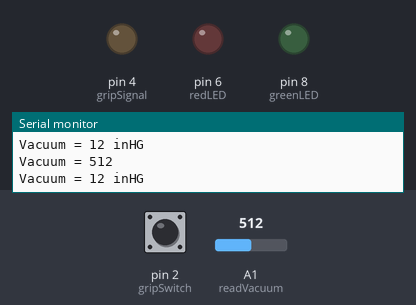
The sketch below on a simulated Arduino Uno, built with avr-gcc and run on an emulated ATmega328P. On the bench: output pins drawn as LEDs (lit = HIGH), the last lines printed to the serial monitor. Dashed ring = blinking. Inputs (shaded band) come from the test bench; at power-on: pin 2 (gripSwitch) HIGH, A1 (readVacuum) = 512.

Above: at 1.2 s.
1.3 s: pin 2 (gripSwitch) pulled LOW for 1 s
At 1.56 s:
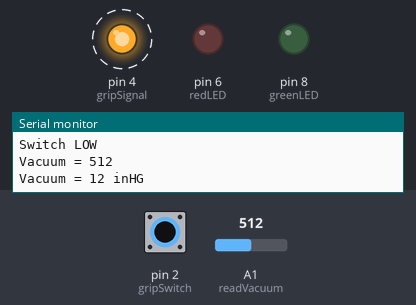
4.3 s: pin 2 (gripSwitch) pulled LOW for 3.2 s
At 8.2 s:
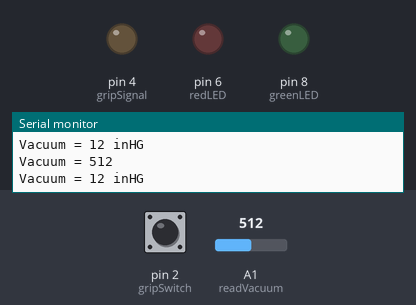
12.0 s: pin 2 (gripSwitch) pulled LOW for 0.15 s
At 12.9 s:
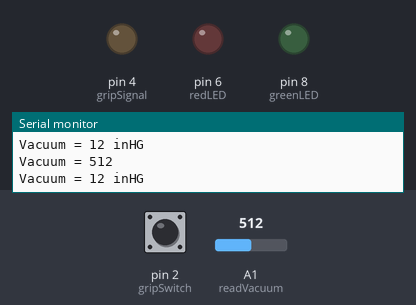
15.1 s: pin 2 (gripSwitch) driven LOW
At 15.43 s:
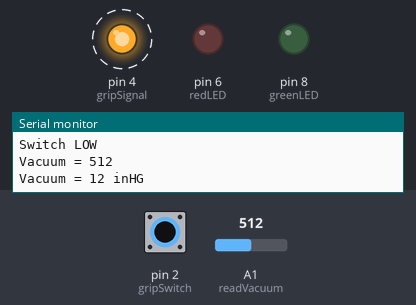
18.1 s: pin 2 (gripSwitch) driven HIGH
Timing chart, 0 to 20.6 s (numbered marks = the images above; inputs shaded):
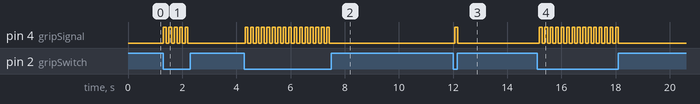

Measured:
- after the input at 1.3 s, pin 4 (gripSignal): alternates HIGH for 0.10 s and LOW for 0.10 s, 10 changes in all, then stays LOW, starting at once
- after the input at 4.3 s, pin 4 (gripSignal): alternates HIGH for 0.10 s and LOW for 0.10 s, 32 changes in all, then stays LOW, starting at once
- after the input at 12.0 s, pin 4 (gripSignal): LOW → HIGH after 0.07 s, → LOW 0.10 s later
- after the input at 15.1 s, pin 4 (gripSignal): alternates HIGH for 0.10 s and LOW for 0.10 s, starting after 0.09 s
- after the input at 18.1 s, pin 4 (gripSignal): stops changing and stays LOW

The sketch:

Optimus_firmware.ino
```cpp
#define readVacuum A1 // analog vacuum sensor input
#define gripSignal 4 // digital high/low to X67 CAN IO, MOSFET needed 24VDC
#define gripSwitch 2 // user grip input from handle
#define redLED 6 // output for red LED, MOSFET needed 12VDC
#define greenLED 8 // output for green LED, MOSFET needed 12VDC
#define grip_state 10 // input used to determine grip state from X67 CAN IO

int vacuum=0;
int loopDelay=100; // miliseconds
int inHG=0; // converted to inHG from raw input
int gripPulse=100; // time in miliseconds a high is sent to X67
int gripThreshold=7; // min vacuum required to switch to trigger float mode
// int gripTimmer=0; // rolling value of above vacuum holding time

void setup() {
  pinMode(readVacuum,INPUT);
  pinMode(gripSignal,OUTPUT);
  pinMode(gripSwitch,INPUT_PULLUP);
  pinMode(redLED,OUTPUT);
  pinMode(greenLED,OUTPUT);
  pinMode(grip_state,INPUT);
  Serial.begin(9600);
}

void loop() {

  vacuum=analogRead(readVacuum);
  inHG=-0.0269*vacuum+25.841;
  Serial.println();
  Serial.print("Vacuum = ");
  Serial.print(vacuum);
  Serial.println();
  Serial.print("Vacuum = ");
  Serial.print(inHG);
  Serial.print(" inHG");
  Serial.println();

  // grip switch is pressed and vacuum is above safe threshold to grip
  if(digitalRead(gripSwitch)==LOW && inHG>=gripThreshold) {
    digitalWrite(gripSignal,HIGH);
    delay(gripPulse);
    digitalWrite(gripSignal,LOW);
    Serial.println("Switch LOW");
  }

  // grip switch is pressed and load is still active, not set down
  // Gorbel software won't release load till it senses weight set down
  if(grip_state==HIGH && digitalRead(gripSwitch)==LOW)  {
    digitalWrite(gripSignal,HIGH);
    delay(gripPulse);
    digitalWrite(gripSignal,LOW);
    Serial.println("Switch HIGH");
  }

  delay(loopDelay); // clock cycle control

}
```
